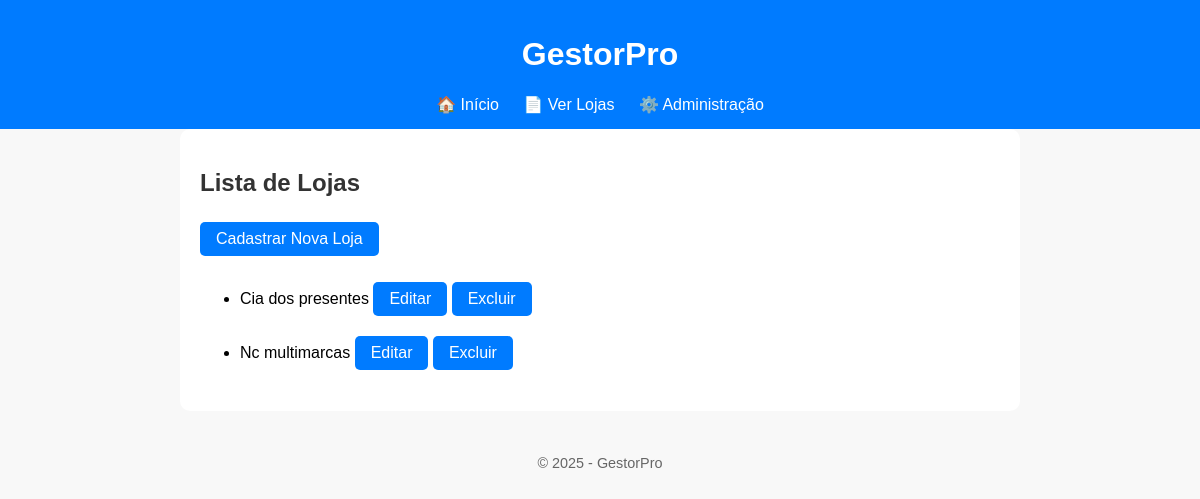
Page /lojas/ on the earlier database version.
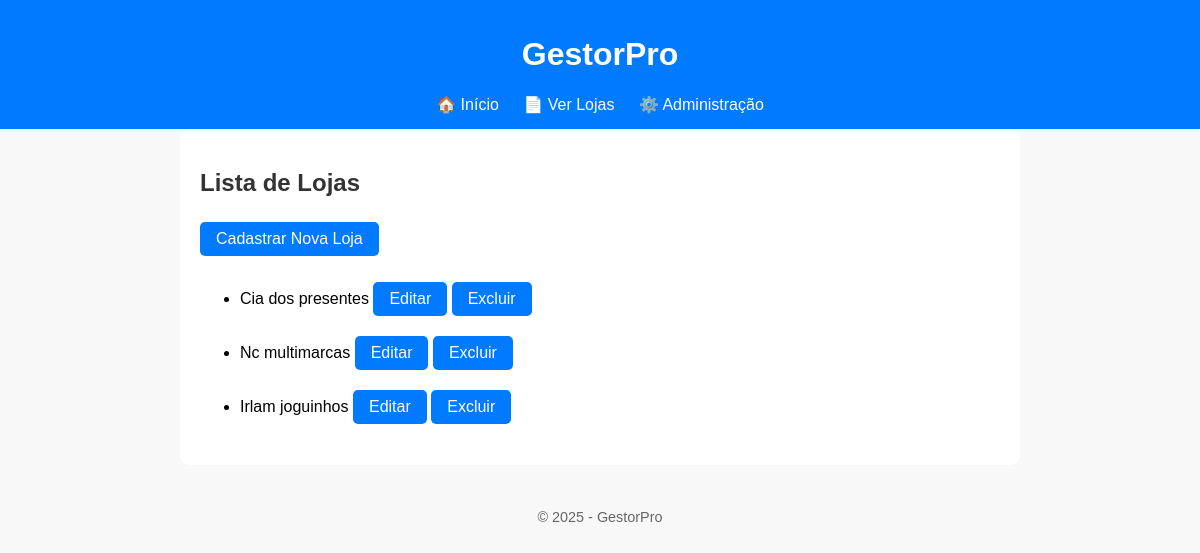
Same page on the later database version.
### loja_app/models.py (models this page shows, shortened)
class Loja(models.Model):
    nome = models.CharField(max_length=100, verbose_name="Nome da Loja")
    endereco = models.CharField(max_length=200, verbose_name="Endereço")
    telefone = models.CharField(max_length=15, verbose_name="Telefone", blank=True, null=True)
    email = models.EmailField(verbose_name="E-mail", blank=True, null=True)

### loja_app/views.py (the view)
# urls.py: path('lojas/', views.lista_lojas, name='lista_lojas'),
def lista_lojas(request):
    lojas = Loja.objects.all()
    return render(request, 'loja_app/loja_list.html', {'lojas': lojas})

### loja_app/templates/loja_app/loja_list.html (shortened to what this page needs)
{% extends 'loja_app/base.html' %}
{% load static %}
{% block extra_css %}
    <link rel="stylesheet" href="{% static 'loja_app/css/loja_list.css' %}">
{% endblock %}
{% block content %}
    <h2 class="titulo-lista">Lista de Lojas</h2>
    <a href="{% url 'cadastrar_loja' %}" class="botao">Cadastrar Nova Loja</a>
    <ul class="lista-lojas">
        {% for loja in lojas %}
            <li>
                {{ loja.nome }}
                <a href="{% url 'editar_loja' loja.id %}" class="botao">Editar</a>
                <a href="{% url 'excluir_loja' loja.id %}" class="botao">Excluir</a>
            </li>
        {% empty %}
            <li>Nenhuma loja cadastrada.</li>
        {% endfor %}
    </ul>
{% endblock %}

### loja_app/templates/loja_app/base.html (shortened to what this page needs)
{% load static %}
<!DOCTYPE html>
<html lang="pt-br">
<head>
    <link rel="stylesheet" href="{% static 'loja_app/css/base.css' %}">
    {% block extra_css %}{% endblock %}
</head>
<body>
    <header>
        <h1>GestorPro</h1>
        <nav>
            <a href="{% url 'home' %}">🏠 Início</a>
            <a href="{% url 'lista_lojas' %}">📄 Ver Lojas</a>
            <a href="/admin/">⚙️ Administração</a>
        </nav>
    </header>
    <main>
        {% block content %}{% endblock %}
    </main>
    <footer>
        <p>&copy; 2025 - GestorPro</p>
    </footer>
</body>
</html>

### loja_app/static/loja_app/css/base.css (style rules this page uses)
body { font-family: Arial, sans-serif; margin: 0; background-color: #f8f8f8; }
header { background-color: #007bff; color: white; padding: 15px; text-align: center; }
header nav a { color: white; margin: 0 10px; text-decoration: none; }
main { padding: 20px; max-width: 800px; margin: auto; background: white; border-radius: 10px; }
footer { text-align: center; padding: 10px; margin-top: 20px; font-size: 0.9em; color: #666; }
.botao { display: inline-block; background-color: #007bff; color: white; padding: 8px 16px; text-decoration: none; border-radius: 5px; margin: 5px 0; }

### loja_app/static/loja_app/css/loja_list.css (style rules this page uses)
.titulo-lista { color: #333; margin-bottom: 20px; }
.lista-lojas li { margin-bottom: 10px; }

Differences in the rows shown:
added Loja: nome "Irlam joguinhos"
